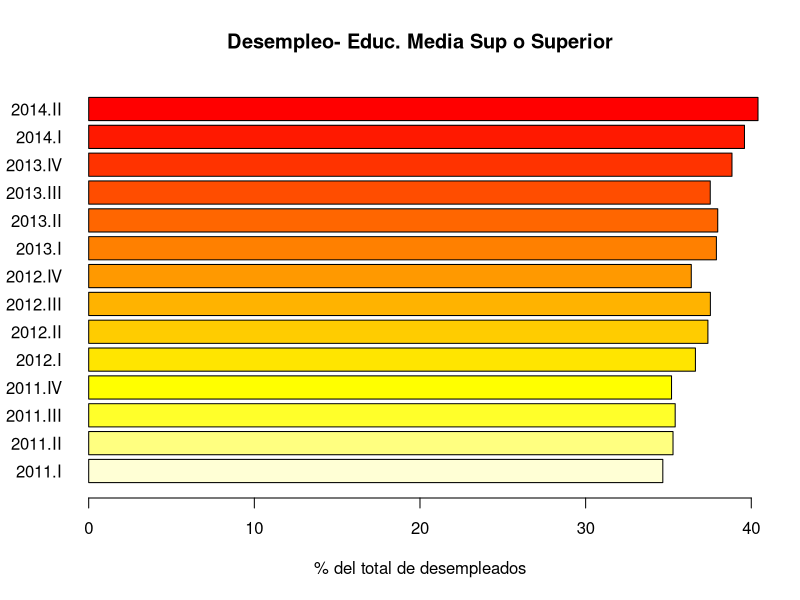

R code for this plot:
prcnt <- 
    c(
        34.6594306764,
        35.2754003647,
        35.40613204,
        35.1855137062,
        36.6282823891,
        37.3816513577,
        37.5314871844,
        36.3784124999,
        37.8949982178,
        37.9752539821,
        37.5238097329,
        38.8349502588,
        39.5894958061,
        40.4058337918
    )
anio <- 
    c(
        rep(2011,4),
        rep(2012,4),
        rep(2013,4),
        rep(2014,2)
    )
trim <-
    c(
        rep(c("I","II","III","IV"),3),
        c("I","II")
    )

desempl.educ.sup <- data.frame(anio,trim,prcnt)
rownames(desempl.educ.sup) <- paste0(anio,".", trim)
barplot(desempl.educ.sup$prcnt, main="Desempleo- Educ. Media Sup o Superior",
        xlab="% del total de desempleados",
        names.arg=rownames(desempl.educ.sup),
        col=heat.colors(14)[14:1],
        horiz=T,
        las=1)
